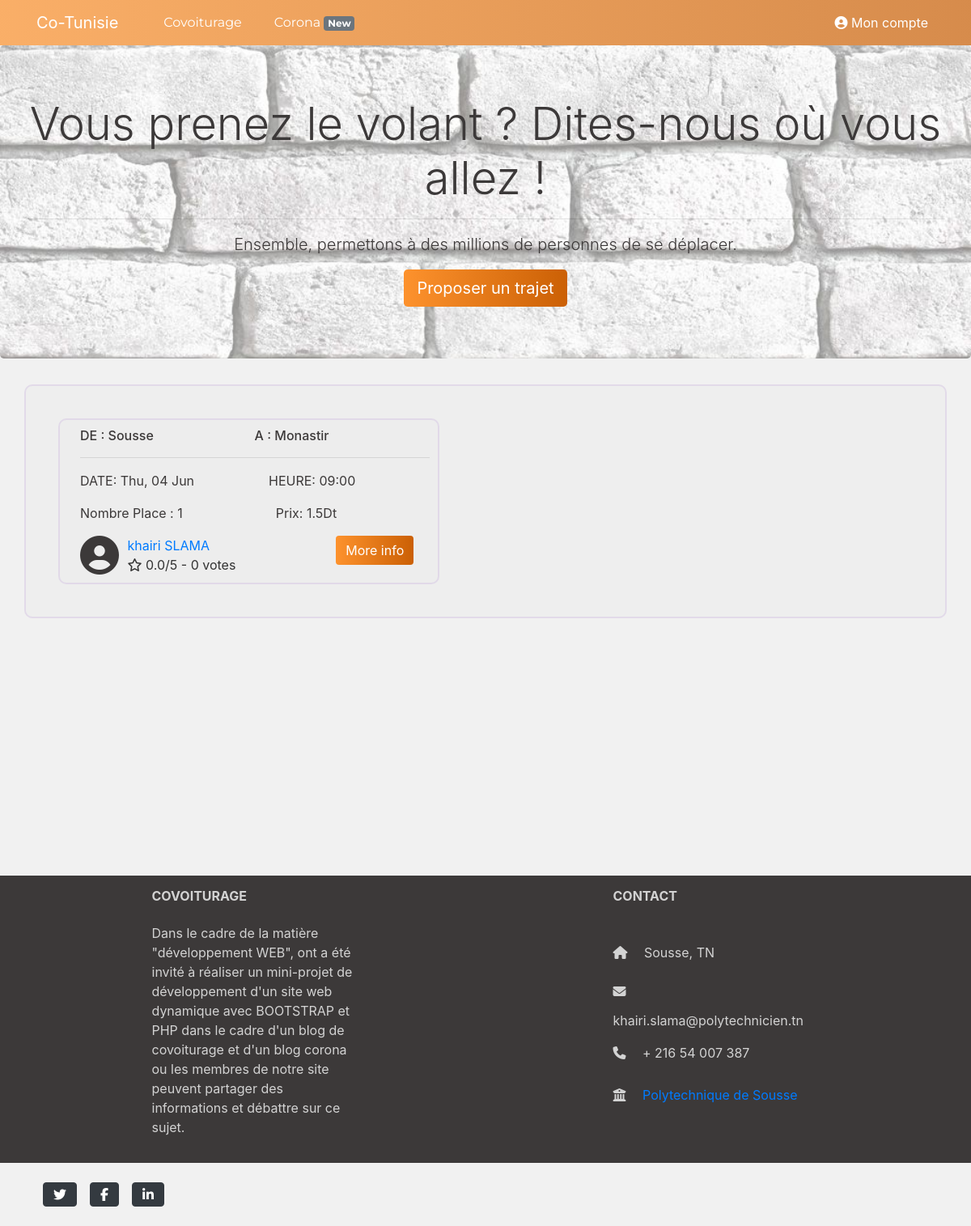
Screenshot of /covoiturage.php (signed in) with the database file from the repository.
### tables this page shows
CREATE TABLE `trajet` (
  `id_trajet` int(11) NOT NULL,
  `villeDep` varchar(255) NOT NULL,
  `empDep` varchar(255) NOT NULL,
  `villeArr` varchar(255) NOT NULL,
  `empArr` varchar(255) NOT NULL,
  `ddp` date NOT NULL,
  `tdp` time NOT NULL,
  `num` int(11) NOT NULL,
  `place` int(11) NOT NULL DEFAULT 1,
  `prix` float NOT NULL,
  `id_user` int(11) NOT NULL
);

CREATE TABLE `user` (
  `id_user` int(11) NOT NULL,
  `nom` varchar(255) NOT NULL,
  `prenom` varchar(255) NOT NULL,
  `email` varchar(255) NOT NULL,
  `mdp` varchar(255) NOT NULL,
  `num` int(11) NOT NULL,
  `sexe` varchar(255) NOT NULL,
  `ville` varchar(255) NOT NULL,
  `date` date NOT NULL DEFAULT current_timestamp(),
  `job` varchar(255) NOT NULL DEFAULT 'Pas identifié',
  `voiture` varchar(255) NOT NULL DEFAULT 'Pas identifié'
);

### covoiturage.php (the view, shortened to what this page needs)
<?php
include("partials/header.php");
if (ISSET($_SESSION['id'])){
    include("Server/Config.php");
    $res = mysqli_query($c, "select * from trajet order by ddp");
    ?>
    <section id="header" class="jumbotron text-center">
        <h3 class="display-4 pt-0">Vous prenez le volant ? Dites-nous où vous allez !</h3>
        <hr class="my-3">
        <p class="lead">Ensemble, permettons à des millions de personnes de se déplacer.</p>
        <a class="btn btn-primary btn-lg" href="newtrajet.php">Proposer un trajet</a>
    </section>
    <div class="article">
        <div class="row">
            <?php
            while($l=mysqli_fetch_array($res)) {
                ?>
                <div class="col-md-5 article">
                    <h6 class='text-center'>
                        <span class="float-left">DE : <?= $l[1] ?></span>
                        <span>A : <?= $l[3] ?></span>
                    </h6>
                    <hr>
                    <?php
                    $date=date_create($l[5]);
                    $time=strtotime($l[6]);
                    ?>
                    <p class='text-center'><span class="float-left">DATE: <?= date_format($date, "D, d M") ?></span>
                        <span>HEURE: <?= date("H:i", $time) ?></span></p>
                    <p class='text-center'><span class="float-left">Nombre Place : <?= $l[8] ?></span>
                        <span>Prix: <?= $l[9] ?>Dt</span></p>
                    <div class="article-foot">
                        <?php
                        $user_info = mysqli_query($c, "select * from user where id_user='$l[10]'");
                        $u = mysqli_fetch_array($user_info)
                        ?>
                        <div class="row">
                            <div class="col-1">
                                <i class="fas fa-user-circle fa-3x"></i>
                            </div>
                            <div class="col-11">
                                <p><a href="profile.php?profile=<?= $u[0] ?>"><?= $u[2] ?> <?= $u[1] ?></a>
                                    <a href="showcov.php?trajet=<?= $l[0] ?>" class="btn btn-primary float-right">More info</a>
                                </p>
                                <?php
                                $rating = mysqli_query($c, "select avg(note), count(note) from rating where id_a='$u[0]'");
                                $r = mysqli_fetch_array($rating);
                                echo "<p><i class=\"far fa-star\"></i> ".number_format($r[0], 1)."/5 - ".$r[1]." votes</p>";
                                ?>
                            </div>
                        </div>
                    </div>
                </div>
                <?php
            }
            ?>
        </div>
    </div>
<?php }else {
    header("location:login.php");
}
include("partials/footer.php");
?>

### assets/css/main.css (style rules this page uses)
body { padding-top: 56px; color: #3c3939; background-color: #f1f1f1; }
#header { background: url("../imgs/header.jpg") center center / cover no-repeat; }
.article { background-color: rgba(235, 235, 235, 0.45); border: rgba(219, 206, 230, 0.6) 2px solid; border-radius: 10px; margin: 30px; padding: 10px 10px 10px 25px; }
.article-foot p { color: rgba(35, 35, 35, 0.92); padding: 0 20px; margin: 0; }
.btn-primary { background: -webkit-linear-gradient(to right, rgb(253, 146, 45), rgb(203, 96, 05)); background: linear-gradient(to right, rgb(253, 146, 45), rgb(203, 96, 05)); outline: none; border: none; }

### rows the page displays
trajet: villeDep "Sousse", villeArr "Monastir", ddp "Thu, 04 Jun", tdp "09:00", place "1", prix "1.5", id_user.prenom "khairi", id_user.nom "SLAMA", r "0.0", r "0"
